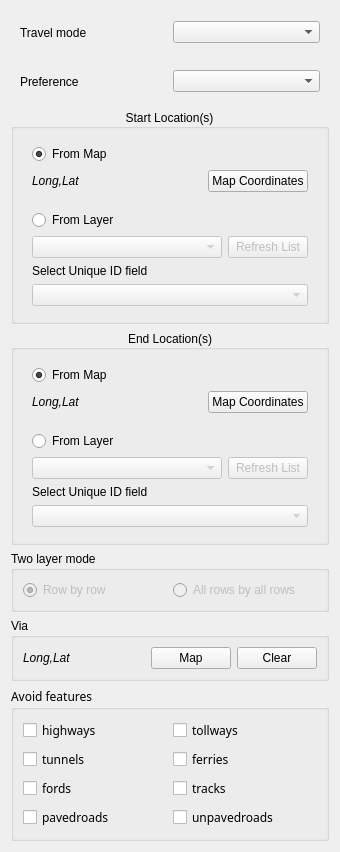
         <widget class="QWidget" name="scrollAreaWidgetContents_2">
          <property name="geometry">
           <rect>
            <x>0</x>
            <y>-169</y>
            <width>340</width>
            <height>852</height>
           </rect>
          </property>
          <layout class="QGridLayout" name="gridLayout_8">
           <item row="7" column="0">
            <widget class="QGroupBox" name="groupBox_5">
             <property name="title">
              <string>Via</string>
             </property>
             <layout class="QHBoxLayout" name="horizontalLayout" stretch="10,0,0">
              <property name="sizeConstraint">
               <enum>QLayout::SetDefaultConstraint</enum>
              </property>
              <item>
               <widget class="QLabel" name="via_label">
                <property name="font">
                 <font>
                  <italic>true</italic>
                 </font>
                </property>
                <property name="focusPolicy">
                 <enum>Qt::NoFocus</enum>
                </property>
                <property name="text">
                 <string>Long,Lat</string>
                </property>
                <property name="textInteractionFlags">
                 <set>Qt::LinksAccessibleByMouse|Qt::TextSelectableByMouse</set>
                </property>
               </widget>
              </item>
              <item>
               <widget class="QPushButton" name="via_map_button">
                <property name="sizePolicy">
                 <sizepolicy hsizetype="Preferred" vsizetype="Fixed">
                  <horstretch>0</horstretch>
                  <verstretch>0</verstretch>
                 </sizepolicy>
                </property>
                <property name="text">
                 <string>Map</string>
                </property>
               </widget>
              </item>
              <item>
               <widget class="QPushButton" name="via_clear_button">
                <property name="sizePolicy">
                 <sizepolicy hsizetype="Preferred" vsizetype="Fixed">
                  <horstretch>0</horstretch>
                  <verstretch>0</verstretch>
                 </sizepolicy>
                </property>
                <property name="text">
                 <string>Clear</string>
                </property>
               </widget>
              </item>
             </layout>
            </widget>
           </item>
           <item row="2" column="0">
            <widget class="QGroupBox" name="groupBox">
             <property name="font">
              <font>
               <pointsize>9</pointsize>
               <weight>50</weight>
               <bold>false</bold>
              </font>
             </property>
             <property name="title">
              <string>Start Location(s)</string>
             </property>
             <property name="alignment">
              <set>Qt::AlignCenter</set>
             </property>
             <layout class="QGridLayout" name="gridLayout_4">
              <item row="0" column="0">
               <widget class="QWidget" name="widget_8" native="true">
                <layout class="QGridLayout" name="gridLayout_10" columnstretch="1,0">
                 <property name="topMargin">
                  <number>6</number>
                 </property>
                 <property name="bottomMargin">
                  <number>6</number>
                 </property>
                 <item row="0" column="0">
                  <widget class="QRadioButton" name="start_map_radio">
                   <property name="font">
                    <font>
                     <pointsize>9</pointsize>
                     <weight>50</weight>
                     <bold>false</bold>
                    </font>
                   </property>
                   <property name="text">
                    <string>From Map</string>
                   </property>
                   <property name="checked">
                    <bool>true</bool>
                   </property>
                   <attribute name="buttonGroup">
                    <string notr="true">start_buttongroup</string>
                   </attribute>
                  </widget>
                 </item>
                 <item row="1" column="0">
                  <widget class="QLabel" name="start_map_label">
                   <property name="font">
                    <font>
                     <pointsize>9</pointsize>
                     <italic>true</italic>
                    </font>
                   </property>
                   <property name="text">
                    <string>Long,Lat</string>
                   </property>
                  </widget>
                 </item>
                 <item row="1" column="1">
                  <widget class="QPushButton" name="start_map_button">
                   <property name="font">
                    <font>
                     <pointsize>9</pointsize>
                    </font>
                   </property>
                   <property name="text">
                    <string>Map Coordinates</string>
                   </property>
                  </widget>
                 </item>
                </layout>
               </widget>
              </item>
              <item row="1" column="0">
               <widget class="QWidget" name="widget_9" native="true">
                <layout class="QGridLayout" name="gridLayout_11" columnstretch="1,0">
                 <property name="topMargin">
                  <number>6</number>
                 </property>
                 <property name="bottomMargin">
                  <number>6</number>
                 </property>
                 <item row="0" column="0">
                  <widget class="QRadioButton" name="start_layer_radio">
                   <property name="text">
                    <string>From Layer</string>
                   </property>
                   <property name="checked">
                    <bool>false</bool>
                   </property>
                   <attribute name="buttonGroup">
                    <string notr="true">start_buttongroup</string>
                   </attribute>
                  </widget>
                 </item>
                 <item row="1" column="0">
                  <widget class="QComboBox" name="start_layer_combo">
                   <property name="enabled">
                    <bool>false</bool>
                   </property>
                   <property name="toolTip">
                    <string>Input Layer must be of type 'Point' </string>
                   </property>
                   <property name="whatsThis">
                    <string/>
                   </property>
                  </widget>
                 </item>
                 <item row="1" column="1">
                  <widget class="QPushButton" name="start_layer_refresh">
                   <property name="enabled">
                    <bool>false</bool>
                   </property>
                   <property name="text">
                    <string>Refresh List</string>
                   </property>
                  </widget>
                 </item>
                 <item row="2" column="0" colspan="2">
                  <widget class="QLabel" name="label_15">
                   <property name="text">
                    <string>Select Unique ID field</string>
                   </property>
                  </widget>
                 </item>
                 <item row="3" column="0" colspan="2">
                  <widget class="QComboBox" name="start_layer_id">
                   <property name="enabled">
                    <bool>false</bool>
                   </property>
                  </widget>
                 </item>
                </layout>
               </widget>
              </item>
             </layout>
            </widget>
           </item>
           <item row="6" column="0">
            <widget class="QGroupBox" name="groupBox_3">
             <property name="title">
              <string>Two layer mode</string>
             </property>
             <layout class="QGridLayout" name="gridLayout_6">
              <item row="0" column="0">
               <widget class="QRadioButton" name="row_by_row">
                <property name="enabled">
                 <bool>false</bool>
                </property>
                <property name="toolTip">
                 <string>&lt;html&gt;&lt;head/&gt;&lt;body&gt;&lt;p&gt;start_layer[1]--&amp;gt;end_layer[1]&lt;/p&gt;&lt;p&gt;start_layer[2]--&amp;gt;end_layer[2]&lt;br/&gt;&lt;/p&gt;&lt;/body&gt;&lt;/html&gt;</string>
                </property>
                <property name="text">
                 <string>Row by row</string>
                </property>
                <property name="checked">
                 <bool>true</bool>
                </property>
               </widget>
              </item>
              <item row="0" column="1">
               <widget class="QRadioButton" name="many_by_many">
                <property name="enabled">
                 <bool>false</bool>
                </property>
                <property name="toolTip">
                 <string>&lt;html&gt;&lt;head/&gt;&lt;body&gt;&lt;p&gt;start_layer[1]--&amp;gt;end_layer[1]&lt;/p&gt;&lt;p&gt;start_layer[1]--&amp;gt;end_layer[2]&lt;/p&gt;&lt;p&gt;start_layer[2]--&amp;gt;end_layer[1]&lt;/p&gt;&lt;p&gt;start_layer[2]--&amp;gt;end_layer[2]&lt;br/&gt;&lt;/p&gt;&lt;/body&gt;&lt;/html&gt;</string>
                </property>
                <property name="text">
                 <string>All rows by all rows</string>
                </property>
               </widget>
              </item>
             </layout>
            </widget>
           </item>
           <item row="5" column="0">
            <widget class="QGroupBox" name="groupBox_2">
             <property name="font">
              <font>
               <pointsize>9</pointsize>
              </font>
             </property>
             <property name="title">
              <string>End Location(s)</string>
             </property>
             <property name="alignment">
              <set>Qt::AlignCenter</set>
             </property>
             <layout class="QGridLayout" name="gridLayout_5">
              <item row="1" column="0">
               <widget class="QWidget" name="widget_11" native="true">
                <layout class="QGridLayout" name="gridLayout_13" columnstretch="1,0">
                 <property name="topMargin">
                  <number>6</number>
                 </property>
                 <property name="bottomMargin">
                  <number>6</number>
                 </property>
                 <item row="0" column="0">
                  <widget class="QRadioButton" name="end_layer_radio">
                   <property name="enabled">
                    <bool>true</bool>
                   </property>
                   <property name="text">
                    <string>From Layer</string>
                   </property>
                   <property name="checked">
                    <bool>false</bool>
                   </property>
                   <attribute name="buttonGroup">
                    <string notr="true">end_buttongroup</string>
                   </attribute>
                  </widget>
                 </item>
                 <item row="1" column="0">
                  <widget class="QComboBox" name="end_layer_combo">
                   <property name="enabled">
                    <bool>false</bool>
                   </property>
                   <property name="toolTip">
                    <string>Input Layer must be of type 'Point' and in EPSG:4326</string>
                   </property>
                   <property name="whatsThis">
                    <string/>
                   </property>
                  </widget>
                 </item>
                 <item row="1" column="1">
                  <widget class="QPushButton" name="end_layer_refresh">
                   <property name="enabled">
                    <bool>false</bool>
                   </property>
                   <property name="text">
                    <string>Refresh List</string>
                   </property>
                  </widget>
                 </item>
                 <item row="2" column="0" colspan="2">
                  <widget class="QLabel" name="label_17">
                   <property name="text">
                    <string>Select Unique ID field</string>
                   </property>
                  </widget>
                 </item>
                 <item row="3" column="0" colspan="2">
                  <widget class="QComboBox" name="end_layer_id">
                   <property name="enabled">
                    <bool>false</bool>
                   </property>
                  </widget>
                 </item>
                </layout>
               </widget>
              </item>
              <item row="0" column="0">
               <widget class="QWidget" name="widget_10" native="true">
                <layout class="QGridLayout" name="gridLayout_12" columnstretch="1,0">
                 <property name="topMargin">
                  <number>6</number>
                 </property>
                 <property name="bottomMargin">
                  <number>6</number>
                 </property>
                 <item row="0" column="0">
                  <widget class="QRadioButton" name="end_map_radio">
                   <property name="text">
                    <string>From Map</string>
                   </property>
                   <property name="checked">
                    <bool>true</bool>
                   </property>
                   <attribute name="buttonGroup">
                    <string notr="true">end_buttongroup</string>
                   </attribute>
                  </widget>
                 </item>
                 <item row="1" column="0">
                  <widget class="QLabel" name="end_map_label">
                   <property name="font">
                    <font>
                     <italic>true</italic>
                    </font>
                   </property>
                   <property name="text">
                    <string>Long,Lat</string>
                   </property>
                  </widget>
                 </item>
                 <item row="1" column="1">
                  <widget class="QPushButton" name="end_map_button">
                   <property name="text">
                    <string>Map Coordinates</string>
                   </property>
                  </widget>
                 </item>
                </layout>
               </widget>
              </item>
             </layout>
            </widget>
           </item>
           <item row="0" column="0">
            <widget class="QWidget" name="widget" native="true">
             <layout class="QHBoxLayout" name="horizontalLayout_2">
              <item>
               <widget class="QLabel" name="label_10">
                <property name="text">
                 <string>Travel mode</string>
                </property>
               </widget>
              </item>
              <item>
               <widget class="QComboBox" name="route_mode_combo"/>
              </item>
             </layout>
            </widget>
           </item>
           <item row="1" column="0">
            <widget class="QWidget" name="widget_2" native="true">
             <layout class="QHBoxLayout" name="horizontalLayout_3">
              <item>
               <widget class="QLabel" name="label_12">
                <property name="text">
                 <string>Preference</string>
                </property>
               </widget>
              </item>
              <item>
               <widget class="QComboBox" name="route_pref_combo"/>
              </item>
             </layout>
            </widget>
           </item>
           <item row="8" column="0">
            <widget class="QGroupBox" name="avoid_frame">
             <property name="font">
              <font>
               <family>Sans Serif</family>
              </font>
             </property>
             <property name="title">
              <string>Avoid features</string>
             </property>
             <layout class="QGridLayout" name="gridLayout_9">
              <item row="0" column="0">
               <widget class="QCheckBox" name="checkBox">
                <property name="text">
                 <string>highways</string>
                </property>
               </widget>
              </item>
              <item row="0" column="1">
               <widget class="QCheckBox" name="checkBox_2">
                <property name="text">
                 <string>tollways</string>
                </property>
               </widget>
              </item>
              <item row="1" column="0">
               <widget class="QCheckBox" name="checkBox_4">
                <property name="text">
                 <string>tunnels</string>
                </property>
               </widget>
              </item>
              <item row="1" column="1">
               <widget class="QCheckBox" name="checkBox_3">
                <property name="text">
                 <string>ferries</string>
                </property>
               </widget>
              </item>
              <item row="2" column="0">
               <widget class="QCheckBox" name="checkBox_6">
                <property name="text">
                 <string>fords</string>
                </property>
               </widget>
              </item>
              <item row="3" column="0">
               <widget class="QCheckBox" name="checkBox_7">
                <property name="text">
                 <string>pavedroads</string>
                </property>
               </widget>
              </item>
              <item row="2" column="1">
               <widget class="QCheckBox" name="checkBox_5">
                <property name="text">
                 <string>tracks</string>
                </property>
               </widget>
              </item>
              <item row="3" column="1">
               <widget class="QCheckBox" name="checkBox_8">
                <property name="text">
                 <string>unpavedroads</string>
                </property>
               </widget>
              </item>
             </layout>
            </widget>
           </item>
          </layout>
         </widget>
